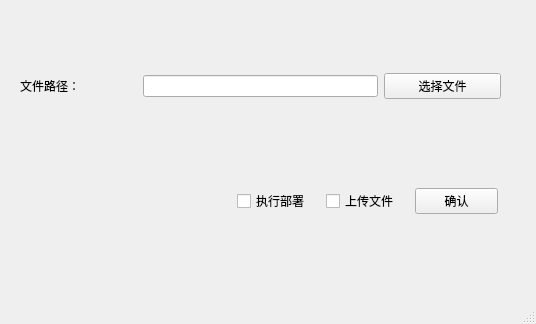
<?xml version="1.0" encoding="UTF-8"?>
<ui version="4.0">
 <class>MainWindow</class>
 <widget class="QMainWindow" name="MainWindow">
  <property name="geometry">
   <rect>
    <x>0</x>
    <y>0</y>
    <width>536</width>
    <height>324</height>
   </rect>
  </property>
  <property name="windowTitle">
   <string>MainWindow</string>
  </property>
  <widget class="QWidget" name="centralwidget">
   <widget class="QWidget" name="widget" native="true">
    <property name="geometry">
     <rect>
      <x>20</x>
      <y>50</y>
      <width>481</width>
      <height>72</height>
     </rect>
    </property>
    <layout class="QGridLayout" name="gridLayout">
     <item row="0" column="2" colspan="2">
      <widget class="QLineEdit" name="lineEdit"/>
     </item>
     <item row="0" column="4">
      <widget class="QPushButton" name="choose">
       <property name="text">
        <string>选择文件</string>
       </property>
      </widget>
     </item>
     <item row="0" column="1">
      <widget class="QLabel" name="label">
       <property name="text">
        <string>文件路径：</string>
       </property>
      </widget>
     </item>
    </layout>
   </widget>
   <widget class="QWidget" name="widget_2" native="true">
    <property name="geometry">
     <rect>
      <x>237</x>
      <y>180</y>
      <width>261</width>
      <height>42</height>
     </rect>
    </property>
    <layout class="QHBoxLayout" name="horizontalLayout">
     <item>
      <widget class="QCheckBox" name="checkBox_2">
       <property name="text">
        <string>执行部署</string>
       </property>
      </widget>
     </item>
     <item>
      <widget class="QCheckBox" name="checkBox">
       <property name="text">
        <string>上传文件</string>
       </property>
      </widget>
     </item>
     <item>
      <widget class="QPushButton" name="pushButton">
       <property name="text">
        <string>确认</string>
       </property>
      </widget>
     </item>
    </layout>
   </widget>
  </widget>
  <widget class="QMenuBar" name="menubar">
   <property name="geometry">
    <rect>
     <x>0</x>
     <y>0</y>
     <width>536</width>
     <height>22</height>
    </rect>
   </property>
  </widget>
  <widget class="QStatusBar" name="statusbar"/>
 </widget>
 <resources/>
 <connections/>
</ui>
